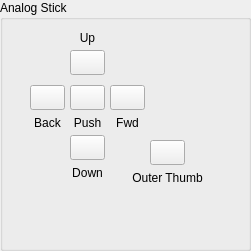
   <widget class="QGroupBox" name="grpStick">
    <property name="geometry">
     <rect>
      <x>190</x>
      <y>40</y>
      <width>251</width>
      <height>251</height>
     </rect>
    </property>
    <property name="title">
     <string>Analog Stick</string>
    </property>
    <widget class="QFrame" name="grpThumbStick">
     <property name="geometry">
      <rect>
       <x>10</x>
       <y>20</y>
       <width>155</width>
       <height>185</height>
      </rect>
     </property>
     <widget class="QLabel" name="lThumbStickPush">
      <property name="geometry">
       <rect>
        <x>50</x>
        <y>90</y>
        <width>55</width>
        <height>25</height>
       </rect>
      </property>
      <property name="text">
       <string>Push</string>
      </property>
      <property name="alignment">
       <set>Qt::AlignCenter</set>
      </property>
     </widget>
     <widget class="QPushButton" name="kThumbStickW">
      <property name="geometry">
       <rect>
        <x>20</x>
        <y>65</y>
        <width>35</width>
        <height>25</height>
       </rect>
      </property>
      <property name="focusPolicy">
       <enum>Qt::NoFocus</enum>
      </property>
      <property name="text">
       <string/>
      </property>
     </widget>
     <widget class="QPushButton" name="kThumbStickPush">
      <property name="geometry">
       <rect>
        <x>60</x>
        <y>65</y>
        <width>35</width>
        <height>25</height>
       </rect>
      </property>
      <property name="focusPolicy">
       <enum>Qt::NoFocus</enum>
      </property>
      <property name="text">
       <string/>
      </property>
     </widget>
     <widget class="QLabel" name="lThumbStickE">
      <property name="geometry">
       <rect>
        <x>90</x>
        <y>90</y>
        <width>55</width>
        <height>25</height>
       </rect>
      </property>
      <property name="text">
       <string>Fwd</string>
      </property>
      <property name="alignment">
       <set>Qt::AlignCenter</set>
      </property>
     </widget>
     <widget class="QPushButton" name="kThumbStickS">
      <property name="geometry">
       <rect>
        <x>60</x>
        <y>115</y>
        <width>35</width>
        <height>25</height>
       </rect>
      </property>
      <property name="focusPolicy">
       <enum>Qt::NoFocus</enum>
      </property>
      <property name="text">
       <string/>
      </property>
     </widget>
     <widget class="QLabel" name="lThumbStickS">
      <property name="geometry">
       <rect>
        <x>50</x>
        <y>140</y>
        <width>55</width>
        <height>25</height>
       </rect>
      </property>
      <property name="text">
       <string>Down</string>
      </property>
      <property name="alignment">
       <set>Qt::AlignCenter</set>
      </property>
     </widget>
     <widget class="QLabel" name="lThumbStickN">
      <property name="geometry">
       <rect>
        <x>50</x>
        <y>5</y>
        <width>55</width>
        <height>25</height>
       </rect>
      </property>
      <property name="text">
       <string>Up</string>
      </property>
      <property name="alignment">
       <set>Qt::AlignCenter</set>
      </property>
     </widget>
     <widget class="QPushButton" name="kThumbStickE">
      <property name="geometry">
       <rect>
        <x>100</x>
        <y>65</y>
        <width>35</width>
        <height>25</height>
       </rect>
      </property>
      <property name="focusPolicy">
       <enum>Qt::NoFocus</enum>
      </property>
      <property name="text">
       <string/>
      </property>
     </widget>
     <widget class="QLabel" name="lThumbStickW">
      <property name="geometry">
       <rect>
        <x>10</x>
        <y>90</y>
        <width>55</width>
        <height>25</height>
       </rect>
      </property>
      <property name="text">
       <string>Back</string>
      </property>
      <property name="alignment">
       <set>Qt::AlignCenter</set>
      </property>
     </widget>
     <widget class="QPushButton" name="kThumbStickN">
      <property name="geometry">
       <rect>
        <x>60</x>
        <y>30</y>
        <width>35</width>
        <height>25</height>
       </rect>
      </property>
      <property name="focusPolicy">
       <enum>Qt::NoFocus</enum>
      </property>
      <property name="text">
       <string/>
      </property>
     </widget>
    </widget>
    <widget class="QFrame" name="grpThumbOuter">
     <property name="geometry">
      <rect>
       <x>110</x>
       <y>130</y>
       <width>110</width>
       <height>65</height>
      </rect>
     </property>
     <property name="frameShape">
      <enum>QFrame::NoFrame</enum>
     </property>
     <property name="frameShadow">
      <enum>QFrame::Plain</enum>
     </property>
     <widget class="QPushButton" name="kThumbBAddon">
      <property name="geometry">
       <rect>
        <x>40</x>
        <y>10</y>
        <width>35</width>
        <height>25</height>
       </rect>
      </property>
      <property name="focusPolicy">
       <enum>Qt::NoFocus</enum>
      </property>
      <property name="text">
       <string/>
      </property>
     </widget>
     <widget class="QLabel" name="lThumbOutBAddon">
      <property name="geometry">
       <rect>
        <x>10</x>
        <y>35</y>
        <width>95</width>
        <height>25</height>
       </rect>
      </property>
      <property name="text">
       <string>Outer Thumb</string>
      </property>
      <property name="alignment">
       <set>Qt::AlignCenter</set>
      </property>
     </widget>
    </widget>
   </widget>
